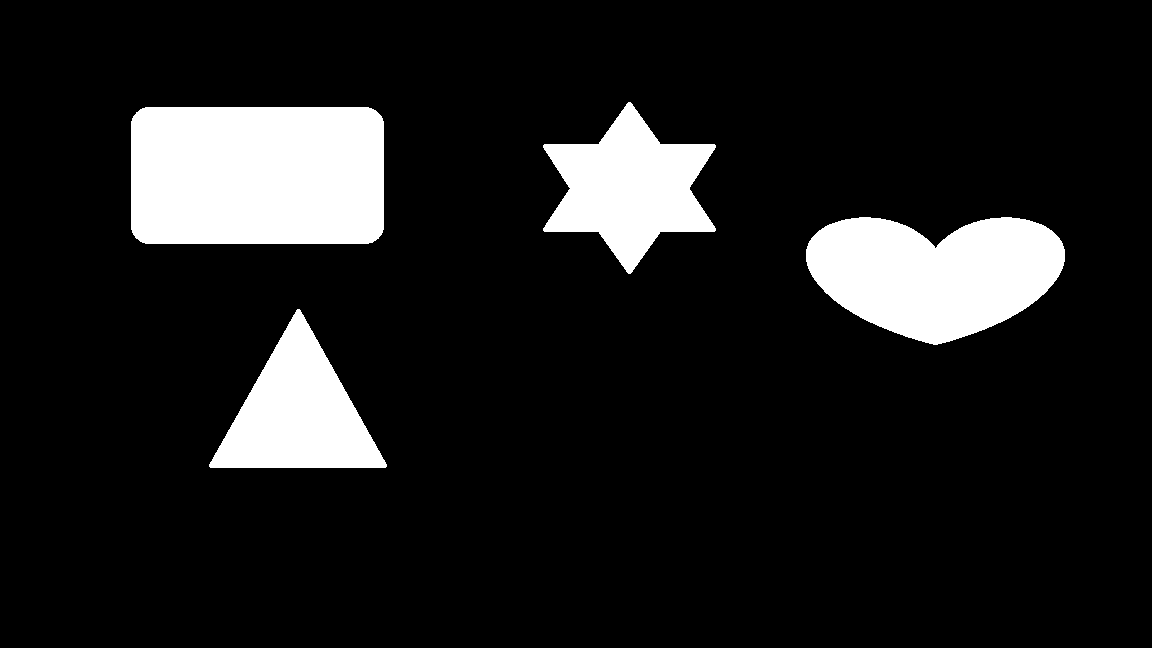
#> input picture pic/four.png, 1152 x 648 px
$ python NewMethod.py   (older library calls are emulated)
#> lines starting #> are read from the running program, lines starting #| are printed output that depends on the picture; after the words box and inside, x2 and y2 are one past the last pixel; in counts of white or black regions, pixels touching at a corner belong together
import cv2
import numpy as np
import time


def find_circle(path):
#> called with path = 'pic/four.png'
    mask = cv2.imread(path)
#> mask is the input picture: shape (648, 1152, 3); 11.9% white; 4 white regions, box (x1, y1, x2, y2) and area: (131, 107, 384, 244) 34364, (806, 217, 1065, 345) 23866, (543, 102, 716, 274) 15797, (209, 309, 387, 468) 14644
    mask_gray = cv2.cvtColor(mask, cv2.COLOR_BGR2GRAY)
#> mask_gray: shape (648, 1152); 11.9% white; 4 white regions

    # 识别轮廓
    contours, _ = cv2.findContours(mask_gray, cv2.RETR_TREE, cv2.CHAIN_APPROX_SIMPLE)
#> contours = 4 contours; box (x1, y1, x2, y2) and area: (131, 107, 384, 244) 33996, (806, 217, 1065, 345) 23576, (543, 102, 716, 274) 15515, (209, 309, 387, 468) 14396
    result = cv2.cvtColor(mask_gray, cv2.COLOR_GRAY2BGR)
    for contour in contours:
        # 计算到轮廓的距离
        raw_dist = np.empty(mask_gray.shape, dtype=np.float32)
        for i in range(mask_gray.shape[0]):
            for j in range(mask_gray.shape[1]):
                raw_dist[i, j] = cv2.pointPolygonTest(contour, (j, i), True)  # 检测点是否在轮廓内  然后获取这个点离轮廓的最近距离
        # 获取最大值即内接圆半径，中心点坐标   找出最大值和最小值还有他们的坐标
        _, max_val, _, max_dist_pt = cv2.minMaxLoc(raw_dist)
        max_val = abs(max_val)
        # 画出最大内接圆  cvtColor颜色转换空间
        radius = np.int(max_val)
        cv2.circle(result, max_dist_pt, radius, (0, 255, 0), 2, 1, 0)
#> this loop made 4 passes
#> (max_val, max_dist_pt, radius) on passes 1 to 4: (52, (298, 415), 52), (50.54, (888, 274), 50), (68, (199, 175), 68), (53.01, (629, 187), 53)
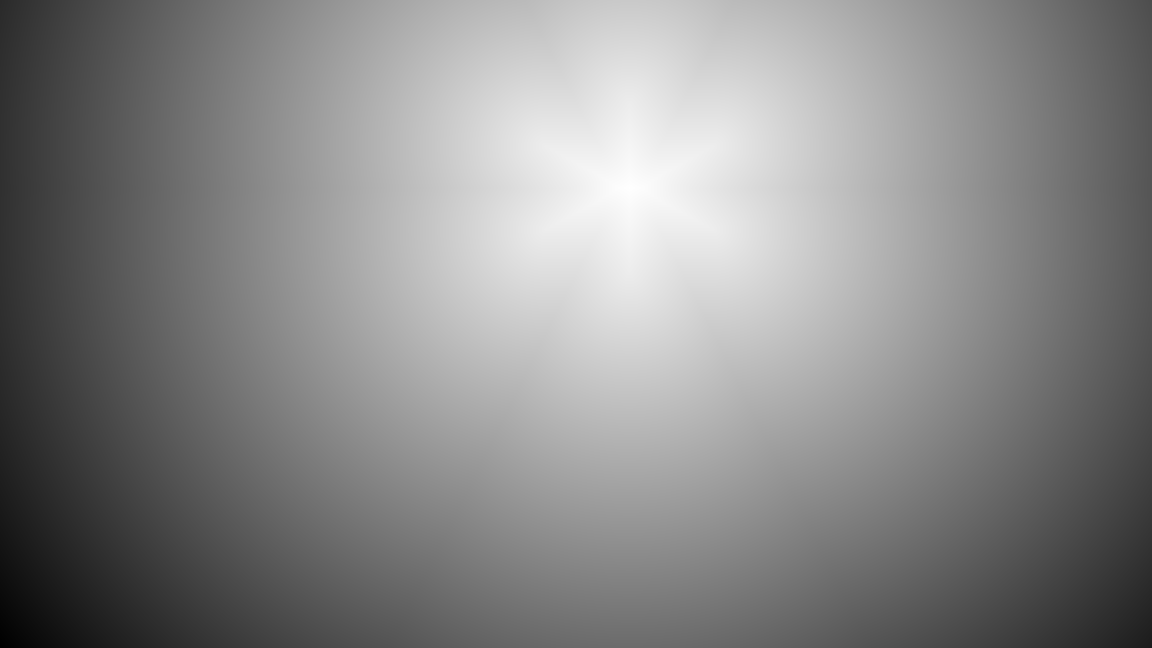
#> raw_dist: shape (648, 1152) float32; min -684.6, max 53.01, mean -288.7; drawn with min black and max white
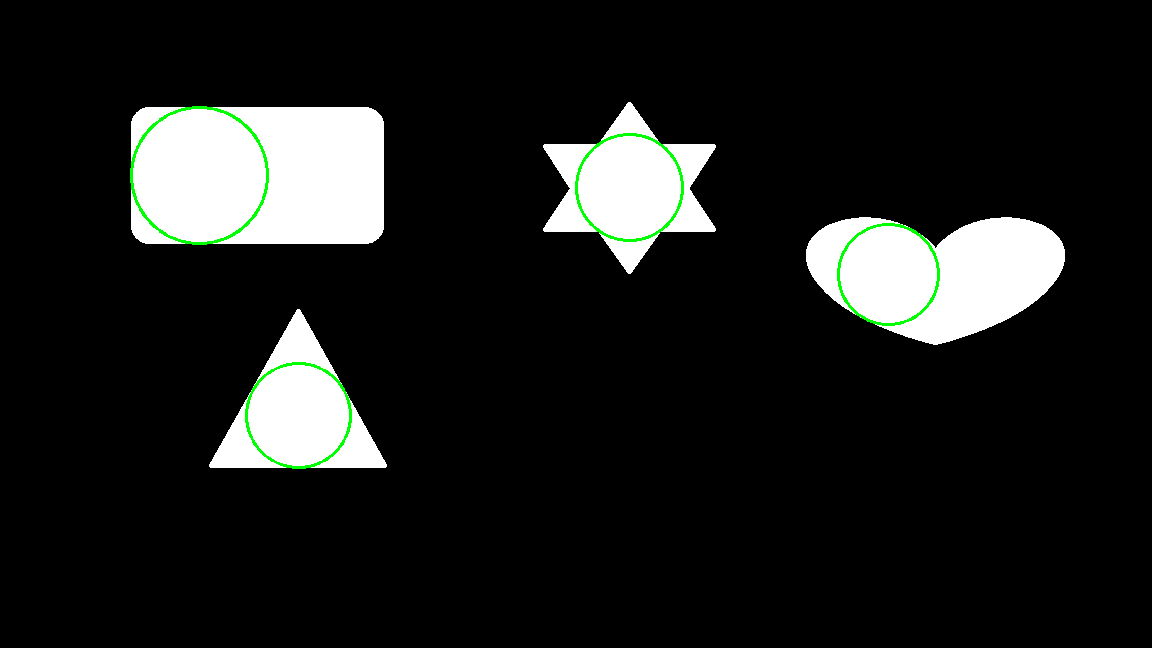
#> result: shape (648, 1152, 3); 0.56% of pixels changed, all inside (x1, y1, x2, y2) = (130, 106, 940, 469)
    cv2.imshow('Maximum inscribed circle', result)
    # cv2.waitKey(0)


if __name__ == '__main__':
    start = time.perf_counter()
    find_circle('pic/four.png')
    end = time.perf_counter()
    print("运行耗时", end - start)

$ run again, with pic/circle.png copied over pic/four.png
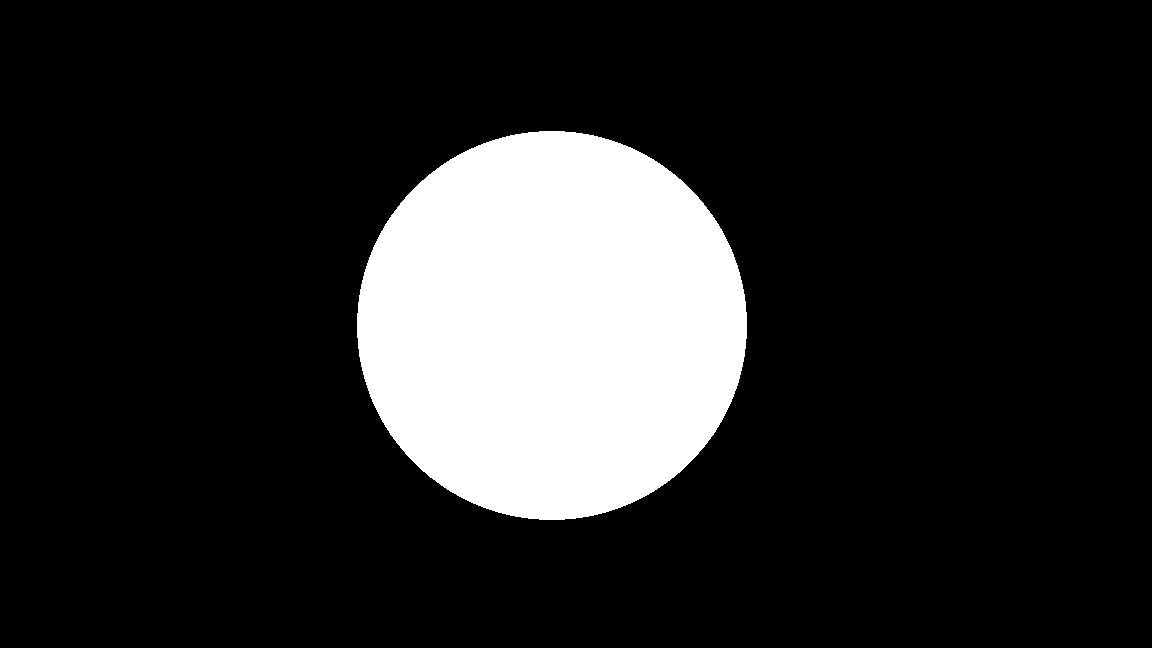
#> input picture pic/circle.png, 1152 x 648 px
#> in find_circle, mask is the input picture: shape (648, 1152, 3); 16% white; 1 white region, box (x1, y1, x2, y2) and area: (357, 131, 747, 520) 119087
#> mask_gray: shape (648, 1152); 16% white; 1 white region
#> contours = 1 contour; box (x1, y1, x2, y2) and area: (357, 131, 747, 520) 118537
#> the loop in find_circle, `for contour in contours:` made 1 pass
#> (max_val, max_dist_pt, radius) on pass 1: (193.4, (551, 325), 193)
#> after the loop in find_circle, `for contour in contours:`:
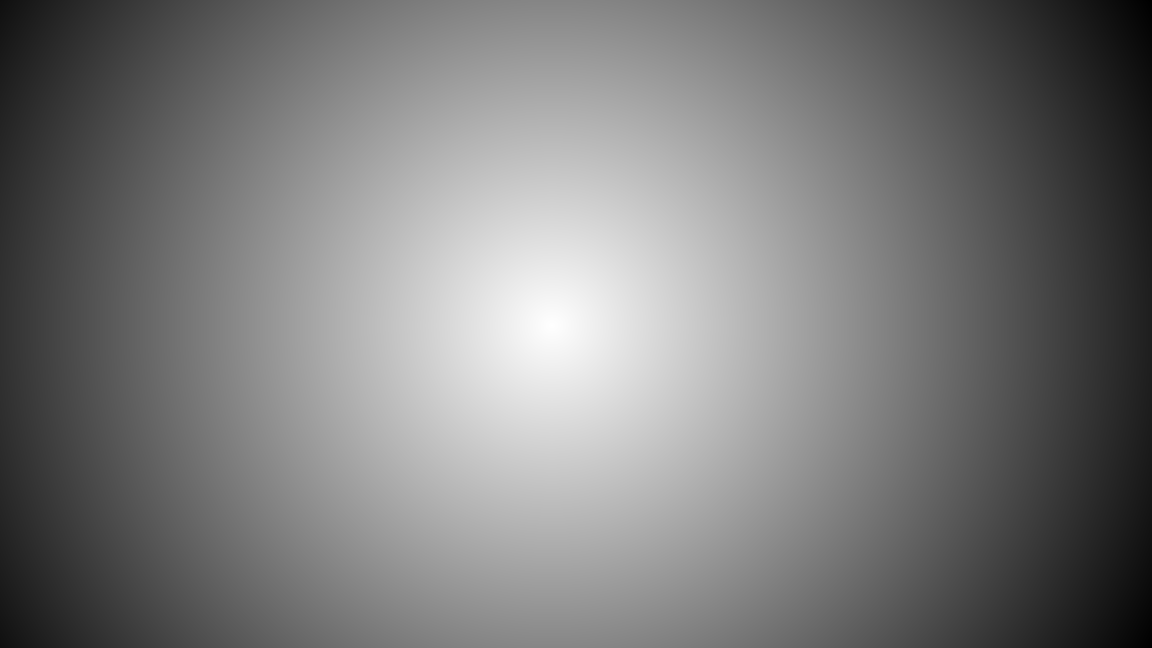
#> raw_dist: shape (648, 1152) float32; min -487.2, max 193.4, mean -158.5; drawn with min black and max white
#> after the loop in find_circle, `for contour in contours:`:
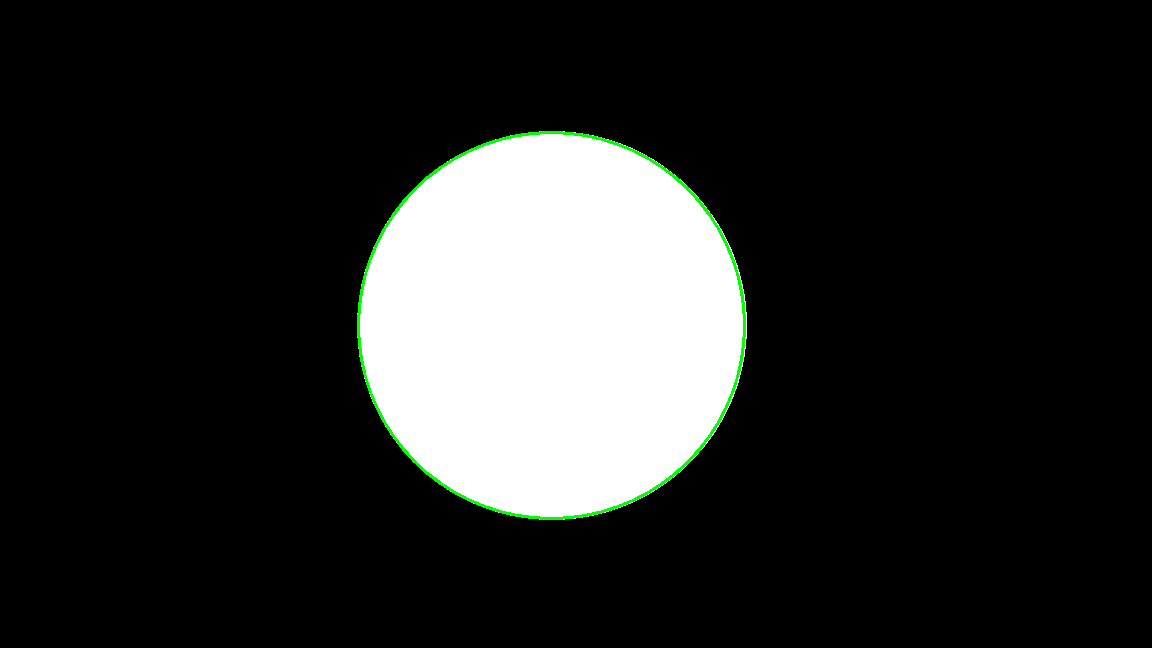
#> result: shape (648, 1152, 3); 0.48% of pixels changed, all inside (x1, y1, x2, y2) = (357, 131, 746, 520)
